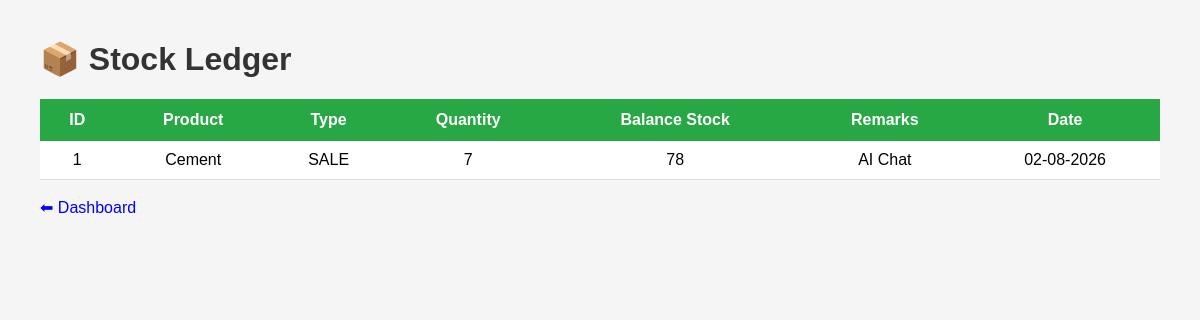
The page /view-stock-ledger on the database as committed earlier.
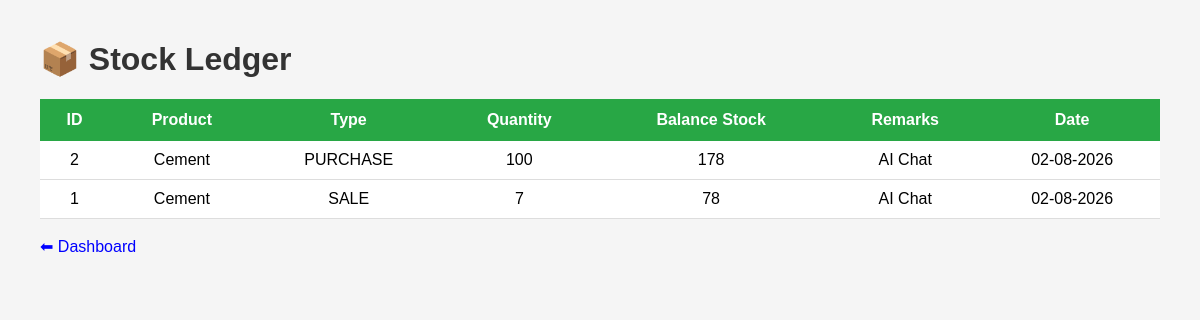
The same page on the database as committed later.
### tables this page shows
CREATE TABLE stock_ledger(
        id INTEGER PRIMARY KEY AUTOINCREMENT,
        product TEXT,
        transaction_type TEXT,
        quantity INTEGER,
        balance_stock INTEGER,
        remarks TEXT,
        date TEXT
);

### app.py (the view)
@app.route("/view-stock-ledger")
def view_stock_ledger():
    ledger = get_stock_ledger()
    return render_template(
        "view_stock_ledger.html",
        ledger=ledger
    )

### database/db.py (called while the page is built)
def get_stock_ledger():
    conn = sqlite3.connect(DATABASE_NAME)
    cursor = conn.cursor()
    cursor.execute("""
        SELECT *
        FROM stock_ledger
        ORDER BY id DESC
    """)
    rows = cursor.fetchall()
    conn.close()
    return rows

### templates/view_stock_ledger.html (shortened to what this page needs)
<!DOCTYPE html>
<html>
<head>
</head>
<body>
<h1>📦 Stock Ledger</h1>
<table>
<tr>
    <th>ID</th>
    <th>Product</th>
    <th>Type</th>
    <th>Quantity</th>
    <th>Balance Stock</th>
    <th>Remarks</th>
    <th>Date</th>
</tr>
{% for row in ledger %}
<tr>
    <td>{{ row[0] }}</td>
    <td>{{ row[1] }}</td>
    <td>{{ row[2] }}</td>
    <td>{{ row[3] }}</td>
    <td>{{ row[4] }}</td>
    <td>{{ row[5] }}</td>
    <td>{{ row[6] }}</td>
</tr>
{% endfor %}
</table>
<br>
<a href="/">⬅ Dashboard</a>
</body>
</html>

### templates/view_stock_ledger.html (style rules this page uses)
body { font-family: Arial; margin:40px; background:#f5f5f5; }
h1 { color:#333; }
table { width:100%; border-collapse:collapse; background:white; }
th { background:#28a745; color:white; padding:12px; }
td { padding:10px; border-bottom:1px solid #ddd; text-align:center; }
a { text-decoration:none; color:blue; }

Rows that differ between the two databases and show on the page:
added stock_ledger: id "2", product "Cement", transaction_type "PURCHASE", quantity "100", balance_stock "178", remarks "AI Chat", date "02-08-2026"
